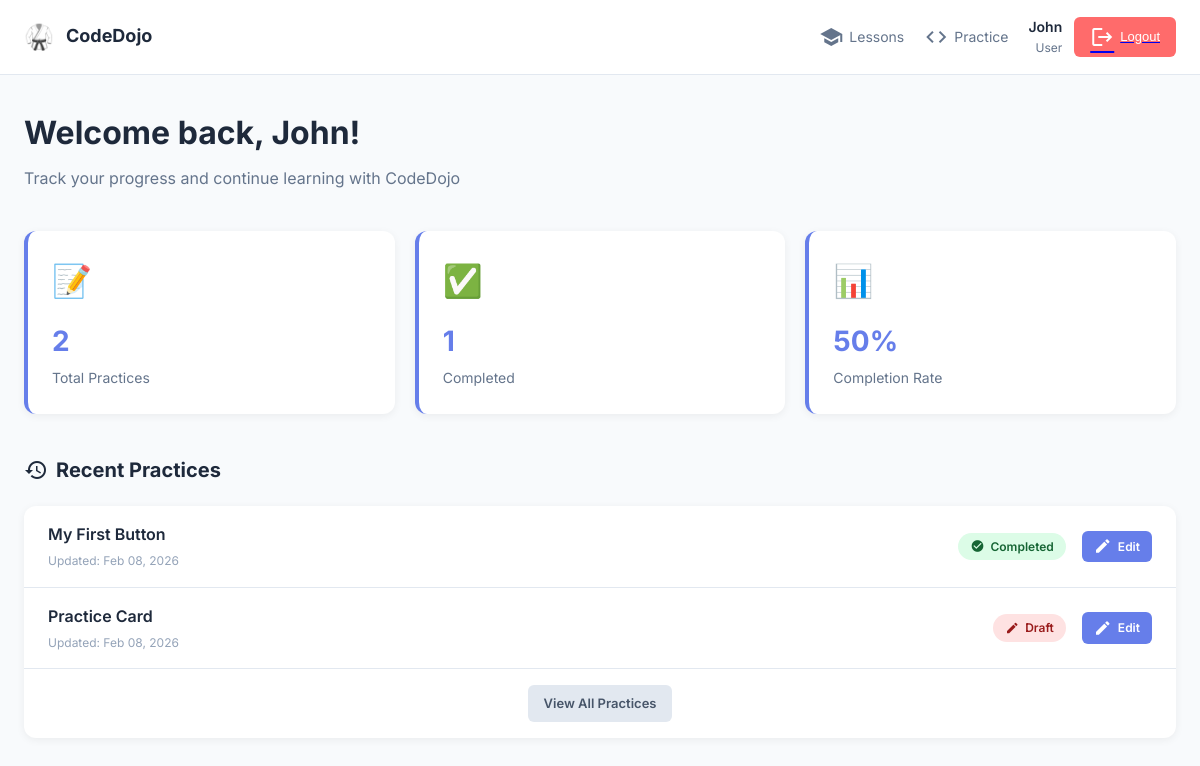
/user/dashboard.php (signed in), run on the app's committed database.
### tables this page shows
CREATE TABLE user_practice (
    id INT AUTO_INCREMENT PRIMARY KEY,
    user_id INT NULL,
    title VARCHAR(255) NOT NULL,
    html_code TEXT NOT NULL,
    task_id INT NULL,
    is_completed BOOLEAN DEFAULT FALSE,
    created_at TIMESTAMP DEFAULT CURRENT_TIMESTAMP,
    updated_at TIMESTAMP DEFAULT CURRENT_TIMESTAMP ON UPDATE CURRENT_TIMESTAMP,
    FOREIGN KEY (user_id) REFERENCES users(id) ON DELETE SET NULL,
    FOREIGN KEY (task_id) REFERENCES practice_tasks(id) ON DELETE SET NULL,
    INDEX idx_user (user_id),
    INDEX idx_created (created_at),
    INDEX idx_task (task_id)
);

### user/dashboard.php (the view, shortened to what this page needs)
<?php
try {
    $db = getDBConnection();
    $stmt = $db->prepare("
        SELECT id, title, is_completed, updated_at
        FROM user_practice
        ORDER BY updated_at DESC
        LIMIT 10
    ");
    $stmt->execute();
    $userPractices = $stmt->fetchAll();
    $stmt = $db->prepare("SELECT COUNT(*) as total FROM user_practice");
    $stmt->execute();
    $totalResult = $stmt->fetch();
    $totalPractices = $totalResult['total'] ?? 0;
    $stmt = $db->prepare("SELECT COUNT(*) as completed FROM user_practice WHERE is_completed = TRUE");
    $stmt->execute();
    $completedResult = $stmt->fetch();
    $completedPractices = $completedResult['completed'] ?? 0;
} catch (Exception $e) {
    error_log("Dashboard error: " . $e->getMessage());
    $userPractices = [];
    $totalPractices = 0;
    $completedPractices = 0;
}
$userName = $_SESSION['first_name'] ?? $_SESSION['username'] ?? 'User';
?>
<!DOCTYPE html>
<html lang="en">
<head>
    <link rel="stylesheet" href="../assets/css/style.css">
    <link rel="stylesheet" href="../assets/css/themes.css">
</head>
<body>
    <nav class="navbar">
        <div class="navbar-brand">
            <span style="font-size: 24px;">🥋</span>
            CodeDojo
        </div>
        <div class="navbar-menu">
            <a href="../lessons.php" class="nav-link">
                <span class="material-icons">school</span> Lessons
            </a>
            <a href="../my_practice.php" class="nav-link">
                <span class="material-icons">code</span> Practice
            </a>
            <div class="user-menu">
                <div class="user-info">
                    <div class="user-name"><?php echo htmlspecialchars($userName); ?></div>
                    <div class="user-role">User</div>
                </div>
                <a href="logout.php">
                    <button class="logout-btn">
                        <span class="material-icons">logout</span>
                        Logout
                    </button>
                </a>
            </div>
        </div>
    </nav>
    <div class="container">
        <div class="welcome-section">
            <h1 class="welcome-title">Welcome back, <?php echo htmlspecialchars($userName); ?>!</h1>
            <p class="welcome-text">Track your progress and continue learning with CodeDojo</p>
        </div>
        <div class="stats-grid">
            <div class="stat-card">
                <div class="stat-icon">📝</div>
                <div class="stat-value"><?php echo $totalPractices; ?></div>
                <div class="stat-label">Total Practices</div>
            </div>
            <div class="stat-card">
                <div class="stat-icon">✅</div>
                <div class="stat-value"><?php echo $completedPractices; ?></div>
                <div class="stat-label">Completed</div>
            </div>
            <div class="stat-card">
                <div class="stat-icon">📊</div>
                <div class="stat-value"><?php echo $totalPractices > 0 ? round(($completedPractices / $totalPractices) * 100) : 0; ?>%</div>
                <div class="stat-label">Completion Rate</div>
            </div>
        </div>
        <div>
            <h2 class="section-title">
                <span class="material-icons">history</span>
                Recent Practices
            </h2>
            <div class="practices-section">
                <?php if (empty($userPractices)): ?>
                    <div class="empty-state">
                        <div class="empty-icon">📚</div>
                        <div class="empty-text">No practices yet</div>
                        <div class="empty-subtext">Start your learning journey by creating your first practice</div>
                        <div class="action-links">
                            <a href="../lessons.php" class="action-link">
                                <span class="material-icons">school</span>
                                View Lessons
                            </a>
                            <a href="../my_practice.php" class="action-link">
                                <span class="material-icons">add_circle</span>
                                Create Practice
                            </a>
                        </div>
                    </div>
                <?php else: ?>
                    <div class="practice-list">
                        <?php foreach ($userPractices as $practice): ?>
                            <div class="practice-item">
                                <div class="practice-info">
                                    <div class="practice-title"><?php echo htmlspecialchars($practice['title']); ?></div>
                                    <div class="practice-date">
                                        Updated: <?php echo date('M d, Y', strtotime($practice['updated_at'])); ?>
                                    </div>
                                </div>
                                <span class="practice-status <?php echo $practice['is_completed'] ? 'status-completed' : 'status-draft'; ?>">
                                    <span class="material-icons" style="font-size: 14px;">
                                    </span>
                                    <?php echo $practice['is_completed'] ? 'Completed' : 'Draft'; ?>
                                </span>
                                <div class="practice-actions">
                                    <a href="../editor.php?id=<?php echo $practice['id']; ?>" class="btn btn-primary btn-small">
                                        <span class="material-icons">edit</span>
                                        Edit
                                    </a>
                                </div>
                            </div>
                        <?php endforeach; ?>
                    </div>
                    <div style="padding: 16px 24px; text-align: center; border-top: 1px solid #e2e8f0;">
                        <a href="../my_practice.php" class="btn btn-secondary">
                            View All Practices
                        </a>
                    </div>
                <?php endif; ?>
            </div>
        </div>
    </div>
</body>
</html>

### assets/css/style.css (style rules this page uses)
:root { --color-primary: #667eea; --color-primary-dark: #5568d3; --color-secondary: #764ba2; --color-success: #10b981; --color-warning: #f59e0b; --color-danger: #ef4444; --color-info: #3b82f6; --bg-primary: #ffffff; --bg-secondary: #f8fafc; --bg-tertiary: #f1f5f9; --bg-code: #1e293b; --text-primary: #1e293b; --text-secondary: #64748b; --text-muted: #94a3b8; --text-code: #e2e8f0; --border-color: #e2e8f0; --border-radius: 8px; --border-radius-lg: 12px; --shadow-sm: 0 1px 2px 0 rgba(0, 0, 0, 0.05); --shadow-md: 0 4px 6px -1px rgba(0, 0, 0, 0.1); --shadow-lg: 0 10px 15px -3px rgba(0, 0, 0, 0.1); --spacing-xs: 4px; --spacing-sm: 8px; --spacing-md: 16px; --spacing-lg: 24px; --spacing-xl: 32px; --sidebar-width: 280px; --transition-fast: 150ms ease; --transition-normal: 250ms ease; }
* { margin: 0; padding: 0; box-sizing: border-box; }
body { font-family: 'Inter', -apple-system, BlinkMacSystemFont, 'Segoe UI', Roboto, sans-serif; background-color: var(--bg-secondary); color: var(--text-primary); line-height: 1.6; overflow-x: hidden; }
.btn { display: inline-flex; align-items: center; gap: var(--spacing-sm); padding: var(--spacing-sm) var(--spacing-md); border: none; border-radius: var(--border-radius); font-size: 14px; font-weight: 500; cursor: pointer; transition: all var(--transition-fast); text-decoration: none; }
.btn-primary { background-color: var(--color-primary); color: white; }
.btn-secondary { background-color: var(--bg-tertiary); color: var(--text-primary); border: 1px solid var(--border-color); }
.btn-small { padding: 6px 12px; font-size: 13px; }
.btn .material-icons { font-size: 18px; }

### data on the page
user_practice: title "My First Button", updated_at "Feb 08, 2026", is_completed "Completed"
user_practice: title "Practice Card", updated_at "Feb 08, 2026", is_completed "Draft"

### other printed values
$userName "John"
$totalPractices "2"
$completedPractices "1"
